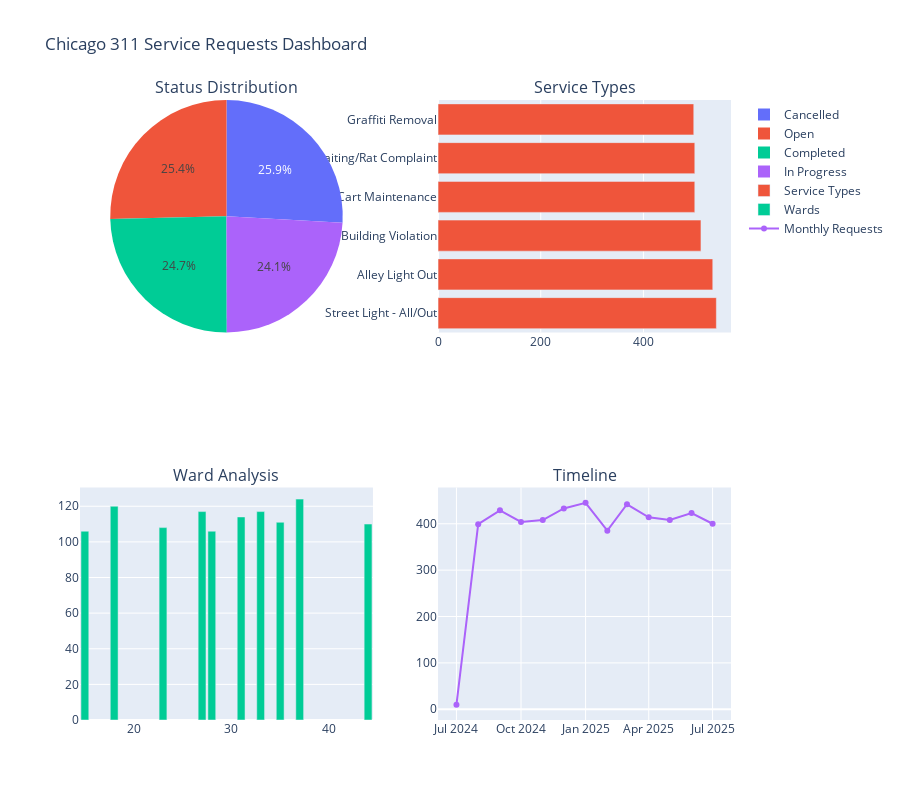

Source (notebook cell):
### Code cell
# Interactive Plotly visualization
import plotly.graph_objects as go
from plotly.subplots import make_subplots

# Create interactive dashboard
fig = make_subplots(
    rows=2, cols=2,
    subplot_titles=('Status Distribution', 'Service Types', 'Ward Analysis', 'Timeline'),
    specs=[[{'type': 'pie'}, {'type': 'bar'}],
           [{'type': 'bar'}, {'type': 'scatter'}]]
)

# Status pie chart
status_counts = df['status'].value_counts()
fig.add_trace(
    go.Pie(labels=status_counts.index, values=status_counts.values, name="Status"),
    row=1, col=1
)

# Top service types
top_services = df['sr_type'].value_counts().head(6)
fig.add_trace(
    go.Bar(x=top_services.values, y=top_services.index, orientation='h', name="Service Types"),
    row=1, col=2
)

# Ward analysis
ward_counts = df['ward'].value_counts().head(10)
fig.add_trace(
    go.Bar(x=ward_counts.index, y=ward_counts.values, name="Wards"),
    row=2, col=1
)

# Timeline
df['created_month'] = df['created_date'].dt.to_period('M')
monthly_counts = df['created_month'].value_counts().sort_index()
fig.add_trace(
    go.Scatter(x=monthly_counts.index.astype(str), y=monthly_counts.values, 
              mode='lines+markers', name="Monthly Requests"),
    row=2, col=2
)

fig.update_layout(height=800, title_text="Chicago 311 Service Requests Dashboard")
fig.show()

print("✅ Interactive dashboard created successfully!")

### Figure 1 — Plotly figure (JSON) as saved in the notebook; plotly's stock layout.template omitted (floating-point values rounded to 4 significant figures)
{"data": [{"domain": {"x": [0.0, 0.45], "y": [0.625, 1.0]}, "labels": ["Cancelled", "Open", "Completed", "In Progress"], "name": "Status", "type": "pie", "values": [1294, 1269, 1233, 1204]}, {"name": "Service Types", "orientation": "h", "type": "bar", "x": [542, 535, 512, 500, 500, 498], "xaxis": "x", "y": ["Street Light - All/Out", "Alley Light Out", "Building Violation", "Garbage Cart Maintenance", "Rodent Baiting/Rat Complaint", "Graffiti Removal"], "yaxis": "y"}, {"name": "Wards", "type": "bar", "x": [37, 18, 27, 33, 31, 35, 44, 23, 28, 15], "xaxis": "x2", "y": [124, 120, 117, 117, 114, 111, 110, 108, 106, 106], "yaxis": "y2"}, {"mode": "lines+markers", "name": "Monthly Requests", "type": "scatter", "x": ["2024-07", "2024-08", "2024-09", "2024-10", "2024-11", "2024-12", "2025-01", "2025-02", "2025-03", "2025-04", "2025-05", "2025-06", "2025-07"], "xaxis": "x3", "y": [10, 399, 429, 404, 408, 433, 445, 385, 442, 414, 408, 423, 400], "yaxis": "y3"}], "layout": {"annotations": [{"font": {"size": 16}, "showarrow": false, "text": "Status Distribution", "x": 0.225, "xanchor": "center", "xref": "paper", "y": 1.0, "yanchor": "bottom", "yref": "paper"}, {"font": {"size": 16}, "showarrow": false, "text": "Service Types", "x": 0.775, "xanchor": "center", "xref": "paper", "y": 1.0, "yanchor": "bottom", "yref": "paper"}, {"font": {"size": 16}, "showarrow": false, "text": "Ward Analysis", "x": 0.225, "xanchor": "center", "xref": "paper", "y": 0.375, "yanchor": "bottom", "yref": "paper"}, {"font": {"size": 16}, "showarrow": false, "text": "Timeline", "x": 0.775, "xanchor": "center", "xref": "paper", "y": 0.375, "yanchor": "bottom", "yref": "paper"}], "height": 800, "title": {"text": "Chicago 311 Service Requests Dashboard"}, "xaxis": {"anchor": "y", "domain": [0.55, 1.0]}, "xaxis2": {"anchor": "y2", "domain": [0.0, 0.45]}, "xaxis3": {"anchor": "y3", "domain": [0.55, 1.0]}, "yaxis": {"anchor": "x", "domain": [0.625, 1.0]}, "yaxis2": {"anchor": "x2", "domain": [0.0, 0.375]}, "yaxis3": {"anchor": "x3", "domain": [0.0, 0.375]}}}
